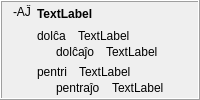
            <widget class="QFrame" name="frame_18">
             <property name="frameShape">
              <enum>QFrame::Box</enum>
             </property>
             <property name="frameShadow">
              <enum>QFrame::Raised</enum>
             </property>
             <layout class="QHBoxLayout" name="horizontalLayout_14">
              <property name="topMargin">
               <number>3</number>
              </property>
              <property name="bottomMargin">
               <number>3</number>
              </property>
              <item>
               <widget class="QLabel" name="label_296">
                <property name="sizePolicy">
                 <sizepolicy hsizetype="Maximum" vsizetype="Preferred">
                  <horstretch>0</horstretch>
                  <verstretch>0</verstretch>
                 </sizepolicy>
                </property>
                <property name="text">
                 <string>-AĴ</string>
                </property>
                <property name="alignment">
                 <set>Qt::AlignHCenter|Qt::AlignTop</set>
                </property>
                <property name="tipo" stdset="0">
                 <string>afikso</string>
                </property>
               </widget>
              </item>
              <item>
               <layout class="QVBoxLayout" name="verticalLayout_346">
                <item>
                 <widget class="QLabel" name="Lec08_Label624">
                  <property name="styleSheet">
                   <string notr="true">font-weight: bold;</string>
                  </property>
                  <property name="text">
                   <string>TextLabel</string>
                  </property>
                  <property name="wordWrap">
                   <bool>true</bool>
                  </property>
                 </widget>
                </item>
                <item>
                 <layout class="QVBoxLayout" name="verticalLayout_21">
                  <item>
                   <layout class="QVBoxLayout" name="verticalLayout_347">
                    <property name="spacing">
                     <number>2</number>
                    </property>
                    <item>
                     <layout class="QHBoxLayout" name="horizontalLayout_570">
                      <property name="spacing">
                       <number>12</number>
                      </property>
                      <item>
                       <widget class="neklakebla_nova" name="Lec08_Button609">
                        <property name="text">
                         <string>dolĉa</string>
                        </property>
                        <property name="wordWrap">
                         <bool>true</bool>
                        </property>
                       </widget>
                      </item>
                      <item>
                       <widget class="QLabel" name="Lec08_Label625">
                        <property name="sizePolicy">
                         <sizepolicy hsizetype="Expanding" vsizetype="Preferred">
                          <horstretch>0</horstretch>
                          <verstretch>0</verstretch>
                         </sizepolicy>
                        </property>
                        <property name="text">
                         <string>TextLabel</string>
                        </property>
                        <property name="wordWrap">
                         <bool>true</bool>
                        </property>
                       </widget>
                      </item>
                     </layout>
                    </item>
                    <item>
                     <layout class="QHBoxLayout" name="horizontalLayout_571">
                      <property name="spacing">
                       <number>12</number>
                      </property>
                      <item>
                       <widget class="label_sago_reversa" name="label_377">
                        <property name="sizePolicy">
                         <sizepolicy hsizetype="Maximum" vsizetype="Preferred">
                          <horstretch>0</horstretch>
                          <verstretch>0</verstretch>
                         </sizepolicy>
                        </property>
                        <property name="text">
                         <string/>
                        </property>
                        <property name="pixmap">
                         <pixmap resource="ikonoj.qrc">:/ikonoj/sago_revena.png</pixmap>
                        </property>
                       </widget>
                      </item>
                      <item>
                       <widget class="neklakebla_nova" name="Lec08_Button610">
                        <property name="text">
                         <string>dolĉaĵo</string>
                        </property>
                        <property name="wordWrap">
                         <bool>true</bool>
                        </property>
                       </widget>
                      </item>
                      <item>
                       <widget class="QLabel" name="Lec08_Label626">
                        <property name="sizePolicy">
                         <sizepolicy hsizetype="Expanding" vsizetype="Preferred">
                          <horstretch>0</horstretch>
                          <verstretch>0</verstretch>
                         </sizepolicy>
                        </property>
                        <property name="text">
                         <string>TextLabel</string>
                        </property>
                        <property name="wordWrap">
                         <bool>true</bool>
                        </property>
                       </widget>
                      </item>
                     </layout>
                    </item>
                   </layout>
                  </item>
                  <item>
                   <layout class="QVBoxLayout" name="verticalLayout_348">
                    <property name="spacing">
                     <number>2</number>
                    </property>
                    <item>
                     <layout class="QHBoxLayout" name="horizontalLayout_572">
                      <property name="spacing">
                       <number>12</number>
                      </property>
                      <item>
                       <widget class="neklakebla_nova" name="Lec08_Button32">
                        <property name="text">
                         <string>pentri</string>
                        </property>
                        <property name="wordWrap">
                         <bool>true</bool>
                        </property>
                       </widget>
                      </item>
                      <item>
                       <widget class="QLabel" name="Lec08_Label41">
                        <property name="sizePolicy">
                         <sizepolicy hsizetype="Expanding" vsizetype="Preferred">
                          <horstretch>0</horstretch>
                          <verstretch>0</verstretch>
                         </sizepolicy>
                        </property>
                        <property name="text">
                         <string>TextLabel</string>
                        </property>
                        <property name="wordWrap">
                         <bool>true</bool>
                        </property>
                       </widget>
                      </item>
                     </layout>
                    </item>
                    <item>
                     <layout class="QHBoxLayout" name="horizontalLayout_573">
                      <property name="spacing">
                       <number>12</number>
                      </property>
                      <item>
                       <widget class="label_sago_reversa" name="label_378">
                        <property name="sizePolicy">
                         <sizepolicy hsizetype="Maximum" vsizetype="Preferred">
                          <horstretch>0</horstretch>
                          <verstretch>0</verstretch>
                         </sizepolicy>
                        </property>
                        <property name="text">
                         <string/>
                        </property>
                        <property name="pixmap">
                         <pixmap resource="ikonoj.qrc">:/ikonoj/sago_revena.png</pixmap>
                        </property>
                       </widget>
                      </item>
                      <item>
                       <widget class="neklakebla_nova" name="Lec08_Button33">
                        <property name="text">
                         <string>pentraĵo</string>
                        </property>
                        <property name="wordWrap">
                         <bool>true</bool>
                        </property>
                       </widget>
                      </item>
                      <item>
                       <widget class="QLabel" name="Lec08_Label42">
                        <property name="sizePolicy">
                         <sizepolicy hsizetype="Expanding" vsizetype="Preferred">
                          <horstretch>0</horstretch>
                          <verstretch>0</verstretch>
                         </sizepolicy>
                        </property>
                        <property name="text">
                         <string>TextLabel</string>
                        </property>
                        <property name="wordWrap">
                         <bool>true</bool>
                        </property>
                       </widget>
                      </item>
                     </layout>
                    </item>
                   </layout>
                  </item>
                 </layout>
                </item>
               </layout>
              </item>
             </layout>
            </widget>
